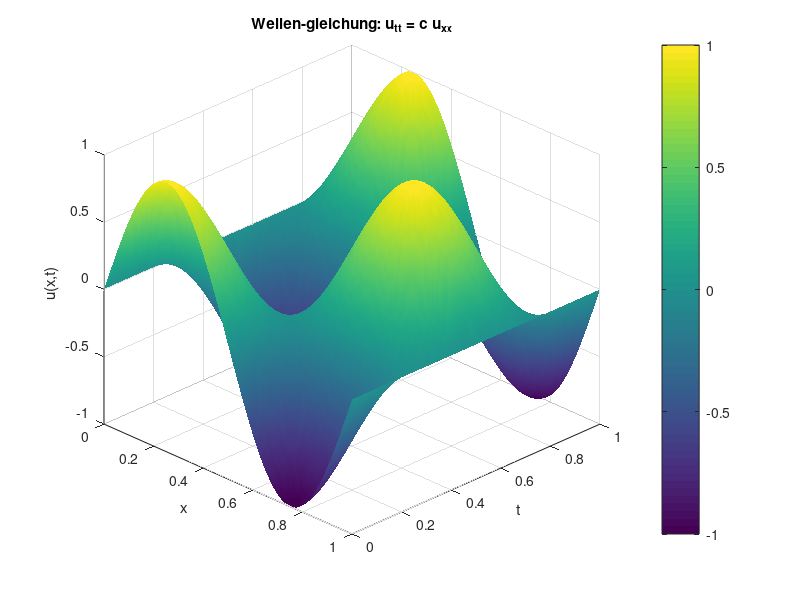
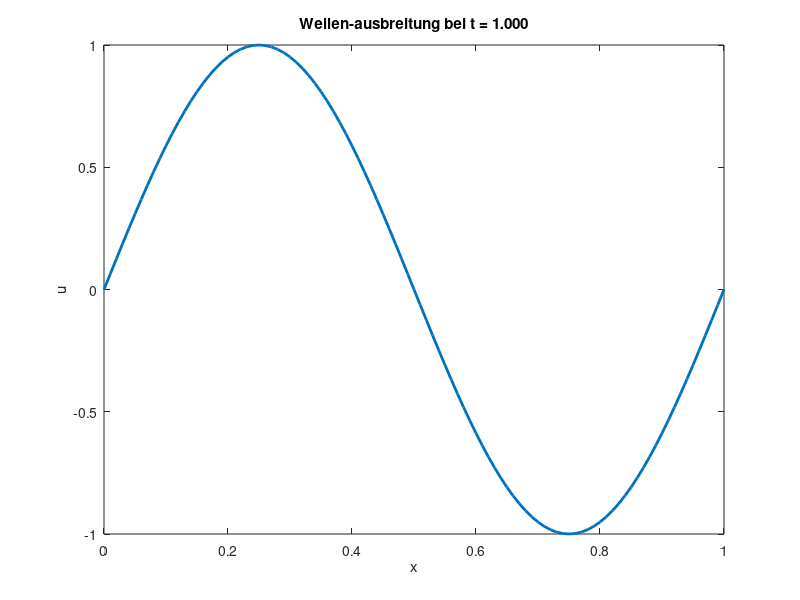

Reproduce these figures in MATLAB, in order.
% wave_fd.m
% Löse d u_tt = c * u_xx + f − a*u mit d=1, c=1, a=0, f=0
% auf [0,1], u(0,t)=u(1,t)=0,
% Anfang: u(x,0)=sin(2*pi*x), ut(x,0)=0

clear; close all; clc;

%% Parameter
c    = 1;      % Wellengeschwindigkeit^2
L    = 1;      % Länge des Intervalls
Tend = 1;      % Endzeit
Nx   = 101;    % Gitterpunkte in x
dx   = L/(Nx-1);
CFL  = 0.9;    % CFL-Zahl <1 für Stabilität
dt   = CFL*dx/sqrt(c);
Nt   = floor(Tend/dt);
dt   = Tend/Nt;   % präzisieren, damit Nt*dt=Tend

x = linspace(0,L,Nx)';
t = (0:Nt)*dt;

%% Initialbedingungen
U = zeros(Nt+1, Nx);
U(1,:) = sin(2*pi*x)';      % u(x,0)
% ut(x,0)=0 => erster Zeitschritt mit Taylor-Ansatz
r2 = c*dt^2/dx^2;
U(2, 2:end-1) = U(1,2:end-1) + ...
    0.5*r2*(U(1,3:end) - 2*U(1,2:end-1) + U(1,1:end-2));
% Randwerte bleiben null:
U(2,1) = 0;  
U(2,end) = 0;

%% Zeitintegration (explizit)
for n = 2:Nt
    U(n+1,2:end-1) = 2*U(n,2:end-1) - U(n-1,2:end-1) + ...
        r2*(U(n,3:end) - 2*U(n,2:end-1) + U(n,1:end-2));
    % Dirichlet-BC 
    U(n+1,1) = 0;
    U(n+1,end) = 0;
end

%% 1) Oberflächenplot
[X,T] = meshgrid(x, t);
figure;
surf(X, T, U, 'EdgeColor', 'none');
xlabel('x'); ylabel('t'); zlabel('u(x,t)');
title('Wellengleichung: u_{tt} = c u_{xx}');
view(45,30);
colorbar;
shading interp;

%% 2) Animation
figure;
h = plot(x, U(1,:), 'LineWidth', 2);
axis([0 1 -1 1]);
xlabel('x'); ylabel('u');
title(sprintf('t = %.3f',0));
drawnow;

for n = 1:Nt+1
    set(h, 'YData', U(n,:));
    title(sprintf('Wellenausbreitung bei t = %.3f', t(n)));
    pause(0.02);
end
